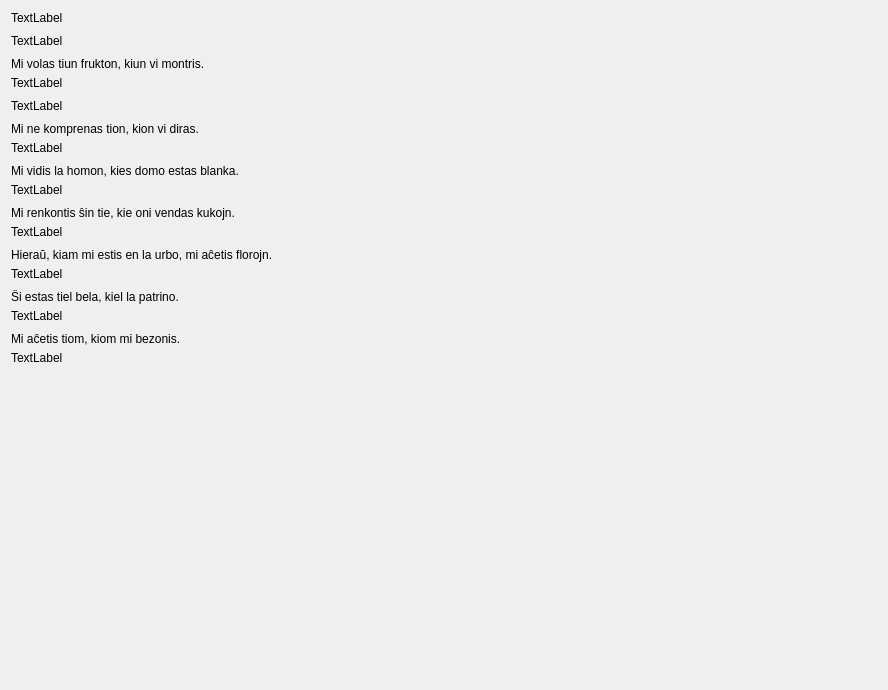
         <widget class="QWidget" name="scrollAreaWidgetContents_6">
          <property name="geometry">
           <rect>
            <x>0</x>
            <y>0</y>
            <width>888</width>
            <height>690</height>
           </rect>
          </property>
          <layout class="QVBoxLayout" name="verticalLayout_29">
           <property name="spacing">
            <number>9</number>
           </property>
           <item>
            <widget class="titolo" name="Lec06_Label23">
             <property name="sizePolicy">
              <sizepolicy hsizetype="Preferred" vsizetype="Maximum">
               <horstretch>0</horstretch>
               <verstretch>0</verstretch>
              </sizepolicy>
             </property>
             <property name="text">
              <string>TextLabel</string>
             </property>
            </widget>
           </item>
           <item>
            <widget class="QLabel" name="Lec06_Label3">
             <property name="sizePolicy">
              <sizepolicy hsizetype="Preferred" vsizetype="Maximum">
               <horstretch>0</horstretch>
               <verstretch>0</verstretch>
              </sizepolicy>
             </property>
             <property name="text">
              <string>TextLabel</string>
             </property>
             <property name="wordWrap">
              <bool>true</bool>
             </property>
            </widget>
           </item>
           <item>
            <layout class="QVBoxLayout" name="verticalLayout_96">
             <property name="spacing">
              <number>5</number>
             </property>
             <item>
              <widget class="klakbutono_nova" name="Lec06_Button487">
               <property name="text">
                <string>Mi volas tiun frukton, kiun vi montris.</string>
               </property>
               <property name="wordWrap">
                <bool>true</bool>
               </property>
              </widget>
             </item>
             <item>
              <widget class="QLabel" name="Lec06_Label450">
               <property name="text">
                <string>TextLabel</string>
               </property>
               <property name="wordWrap">
                <bool>true</bool>
               </property>
              </widget>
             </item>
            </layout>
           </item>
           <item>
            <widget class="QLabel" name="Lec06_Label4">
             <property name="text">
              <string>TextLabel</string>
             </property>
             <property name="wordWrap">
              <bool>true</bool>
             </property>
            </widget>
           </item>
           <item>
            <layout class="QVBoxLayout" name="verticalLayout_78">
             <property name="spacing">
              <number>5</number>
             </property>
             <item>
              <widget class="klakbutono_nova" name="Lec06_Button104">
               <property name="text">
                <string>Mi ne komprenas tion, kion vi diras.</string>
               </property>
               <property name="wordWrap">
                <bool>true</bool>
               </property>
              </widget>
             </item>
             <item>
              <widget class="QLabel" name="Lec06_Label16">
               <property name="text">
                <string>TextLabel</string>
               </property>
               <property name="wordWrap">
                <bool>true</bool>
               </property>
               <property name="tipo" stdset="0">
                <string>suba</string>
               </property>
              </widget>
             </item>
            </layout>
           </item>
           <item>
            <layout class="QVBoxLayout" name="verticalLayout_79">
             <property name="spacing">
              <number>5</number>
             </property>
             <item>
              <widget class="klakbutono_nova" name="Lec06_Button105">
               <property name="text">
                <string>Mi vidis la homon, kies domo estas blanka.</string>
               </property>
               <property name="wordWrap">
                <bool>true</bool>
               </property>
              </widget>
             </item>
             <item>
              <widget class="QLabel" name="Lec06_Label17">
               <property name="text">
                <string>TextLabel</string>
               </property>
               <property name="wordWrap">
                <bool>true</bool>
               </property>
               <property name="tipo" stdset="0">
                <string>suba</string>
               </property>
              </widget>
             </item>
            </layout>
           </item>
           <item>
            <layout class="QVBoxLayout" name="verticalLayout_80">
             <property name="spacing">
              <number>5</number>
             </property>
             <item>
              <widget class="klakbutono_nova" name="Lec06_Button106">
               <property name="text">
                <string>Mi renkontis ŝin tie, kie oni vendas kukojn.</string>
               </property>
               <property name="wordWrap">
                <bool>true</bool>
               </property>
              </widget>
             </item>
             <item>
              <widget class="QLabel" name="Lec06_Label18">
               <property name="text">
                <string>TextLabel</string>
               </property>
               <property name="wordWrap">
                <bool>true</bool>
               </property>
               <property name="tipo" stdset="0">
                <string>suba</string>
               </property>
              </widget>
             </item>
            </layout>
           </item>
           <item>
            <layout class="QVBoxLayout" name="verticalLayout_81">
             <property name="spacing">
              <number>5</number>
             </property>
             <item>
              <widget class="klakbutono_nova" name="Lec06_Button107">
               <property name="text">
                <string>Hieraŭ, kiam mi estis en la urbo, mi aĉetis florojn.</string>
               </property>
               <property name="wordWrap">
                <bool>true</bool>
               </property>
              </widget>
             </item>
             <item>
              <widget class="QLabel" name="Lec06_Label19">
               <property name="text">
                <string>TextLabel</string>
               </property>
               <property name="wordWrap">
                <bool>true</bool>
               </property>
               <property name="tipo" stdset="0">
                <string>suba</string>
               </property>
              </widget>
             </item>
            </layout>
           </item>
           <item>
            <layout class="QVBoxLayout" name="verticalLayout_82">
             <property name="spacing">
              <number>5</number>
             </property>
             <item>
              <widget class="klakbutono_nova" name="Lec06_Button108">
               <property name="text">
                <string>Ŝi estas tiel bela, kiel la patrino.</string>
               </property>
               <property name="wordWrap">
                <bool>true</bool>
               </property>
              </widget>
             </item>
             <item>
              <widget class="QLabel" name="Lec06_Label20">
               <property name="text">
                <string>TextLabel</string>
               </property>
               <property name="wordWrap">
                <bool>true</bool>
               </property>
               <property name="tipo" stdset="0">
                <string>suba</string>
               </property>
              </widget>
             </item>
            </layout>
           </item>
           <item>
            <layout class="QVBoxLayout" name="verticalLayout_83">
             <property name="spacing">
              <number>5</number>
             </property>
             <item>
              <widget class="klakbutono_nova" name="Lec06_Button109">
               <property name="text">
                <string>Mi aĉetis tiom, kiom mi bezonis.</string>
               </property>
               <property name="wordWrap">
                <bool>true</bool>
               </property>
              </widget>
             </item>
             <item>
              <widget class="QLabel" name="Lec06_Label21">
               <property name="text">
                <string>TextLabel</string>
               </property>
               <property name="wordWrap">
                <bool>true</bool>
               </property>
               <property name="tipo" stdset="0">
                <string>suba</string>
               </property>
              </widget>
             </item>
            </layout>
           </item>
           <item>
            <spacer name="verticalSpacer_6">
             <property name="orientation">
              <enum>Qt::Vertical</enum>
             </property>
             <property name="sizeHint" stdset="0">
              <size>
               <width>20</width>
               <height>40</height>
              </size>
             </property>
            </spacer>
           </item>
          </layout>
         </widget>
